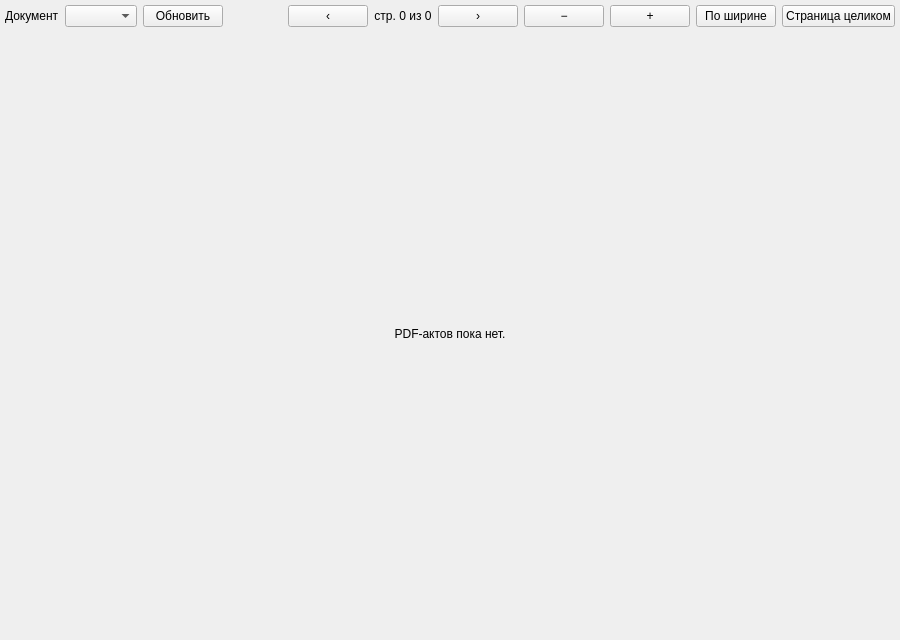
<?xml version="1.0" encoding="UTF-8"?>
<ui version="4.0">
 <class>ReportPreviewPanel</class>
 <widget class="QWidget" name="ReportPreviewPanel">
  <property name="geometry">
   <rect>
    <x>0</x>
    <y>0</y>
    <width>900</width>
    <height>640</height>
   </rect>
  </property>
  <layout class="QVBoxLayout" name="verticalLayout_reportPreview">
   <property name="spacing">
    <number>6</number>
   </property>
   <property name="leftMargin">
    <number>5</number>
   </property>
   <property name="topMargin">
    <number>5</number>
   </property>
   <property name="rightMargin">
    <number>5</number>
   </property>
   <property name="bottomMargin">
    <number>5</number>
   </property>
   <item>
    <layout class="QHBoxLayout" name="horizontalLayout_reportPreviewTools">
     <property name="spacing">
      <number>6</number>
     </property>
     <item>
      <widget class="QLabel" name="label_reportPreviewAct_Title">
       <property name="text">
        <string>Документ</string>
       </property>
      </widget>
     </item>
     <item>
      <widget class="QComboBox" name="comboBox_reportPreview_act">
       <property name="sizeAdjustPolicy">
        <enum>QComboBox::SizeAdjustPolicy::AdjustToContents</enum>
       </property>
       <property name="toolTip">
        <string>PDF-акты, которые «Сформировать отчёт» запишет сейчас в папку</string>
       </property>
      </widget>
     </item>
     <item>
      <widget class="QPushButton" name="pushButton_reportPreview_refresh">
       <property name="toolTip">
        <string>Заново взять данные со вкладок отчёта и перерисовать</string>
       </property>
       <property name="text">
        <string>Обновить</string>
       </property>
      </widget>
     </item>
     <item>
      <spacer name="horizontalSpacer_reportPreviewTools">
       <property name="orientation">
        <enum>Qt::Orientation::Horizontal</enum>
       </property>
       <property name="sizeHint" stdset="0">
        <size>
         <width>20</width>
         <height>2</height>
        </size>
       </property>
      </spacer>
     </item>
     <item>
      <widget class="QPushButton" name="pushButton_reportPreview_prevPage">
       <property name="toolTip">
        <string>Предыдущая страница</string>
       </property>
       <property name="text">
        <string>‹</string>
       </property>
      </widget>
     </item>
     <item>
      <widget class="QLabel" name="label_reportPreview_page">
       <property name="text">
        <string>стр. 0 из 0</string>
       </property>
       <property name="alignment">
        <set>Qt::AlignmentFlag::AlignCenter</set>
       </property>
      </widget>
     </item>
     <item>
      <widget class="QPushButton" name="pushButton_reportPreview_nextPage">
       <property name="toolTip">
        <string>Следующая страница</string>
       </property>
       <property name="text">
        <string>›</string>
       </property>
      </widget>
     </item>
     <item>
      <widget class="QPushButton" name="pushButton_reportPreview_zoomOut">
       <property name="toolTip">
        <string>Уменьшить</string>
       </property>
       <property name="text">
        <string>−</string>
       </property>
      </widget>
     </item>
     <item>
      <widget class="QPushButton" name="pushButton_reportPreview_zoomIn">
       <property name="toolTip">
        <string>Увеличить</string>
       </property>
       <property name="text">
        <string>+</string>
       </property>
      </widget>
     </item>
     <item>
      <widget class="QPushButton" name="pushButton_reportPreview_fitWidth">
       <property name="text">
        <string>По ширине</string>
       </property>
      </widget>
     </item>
     <item>
      <widget class="QPushButton" name="pushButton_reportPreview_fitPage">
       <property name="text">
        <string>Страница целиком</string>
       </property>
      </widget>
     </item>
    </layout>
   </item>
   <item>
    <widget class="QStackedWidget" name="stackedWidget_reportPreview">
     <property name="sizePolicy">
      <sizepolicy hsizetype="Preferred" vsizetype="Expanding">
       <horstretch>0</horstretch>
       <verstretch>1</verstretch>
      </sizepolicy>
     </property>
     <widget class="QWidget" name="page_reportPreview_empty">
      <layout class="QVBoxLayout" name="verticalLayout_reportPreviewEmpty">
       <item>
        <widget class="QLabel" name="label_reportPreview_empty">
         <property name="text">
          <string>PDF-актов пока нет.</string>
         </property>
         <property name="alignment">
          <set>Qt::AlignmentFlag::AlignCenter</set>
         </property>
         <property name="wordWrap">
          <bool>true</bool>
         </property>
        </widget>
       </item>
      </layout>
     </widget>
     <widget class="QWidget" name="page_reportPreview_view">
      <layout class="QVBoxLayout" name="verticalLayout_reportPreviewView">
       <property name="leftMargin">
        <number>0</number>
       </property>
       <property name="topMargin">
        <number>0</number>
       </property>
       <property name="rightMargin">
        <number>0</number>
       </property>
       <property name="bottomMargin">
        <number>0</number>
       </property>
      </layout>
     </widget>
    </widget>
   </item>
  </layout>
 </widget>
 <resources/>
 <connections/>
</ui>
